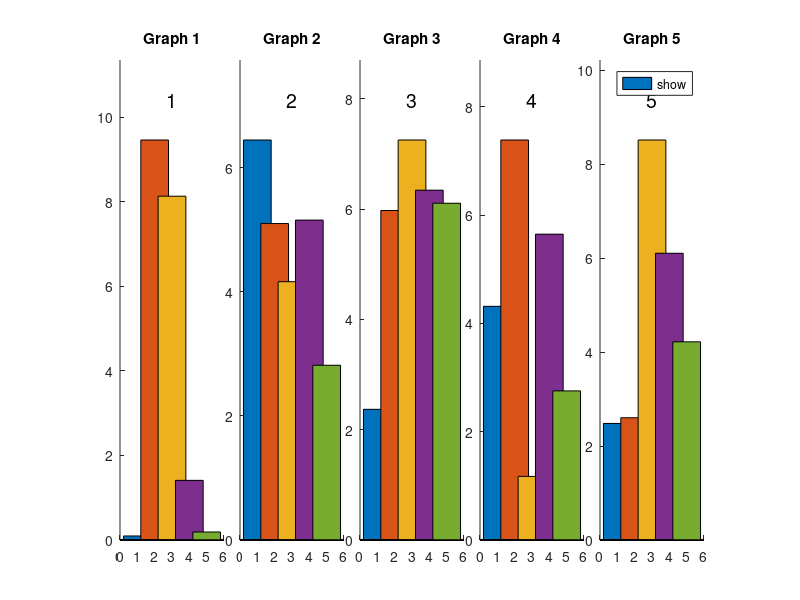

MATLAB code for this plot:
% 创建一个新的图形窗口并设置大小
figure('Position', [100, 100, 1200, 400]);  % 设置图形窗口的位置和大小

% 循环从1到5，为每个数字创建一个图表
for i = 1:5
    % 创建子图，指定边距保留空间
    subplot('Position', [0.15+(i-1)*0.15 0.1 0.13 0.8]);  % 调整每个子图的位置和大小
    
    % 生成数据并绘制柱状图，使用多个数据系列以便创建图例
    data = rand(5, 1) * 10;  % 随机生成一些数据
    hold on;  % 保持当前图形，允许在上面继续绘图
    for j = 1:length(data)
        bar(j, data(j), 'DisplayName', ['Label ' num2str(j)]);  % 为每个条形赋予图例标签
    end
    hold off;  % 释放图形锁定
    
    % 标注数字
    ylim([0, max(data)*1.2]);  % 调整y轴范围，确保标签可见
    text(3, max(data)*1.1, num2str(i), 'FontSize', 14, 'HorizontalAlignment', 'center');
    
    % 设置标题（可选）
    title(['Graph ' num2str(i)]);
end

% 在图形窗口中添加一个共同的图例
legend('show', 'Location', 'best');  % 将图例放在子图外的右侧
saveas(gcf,'figure1.png')